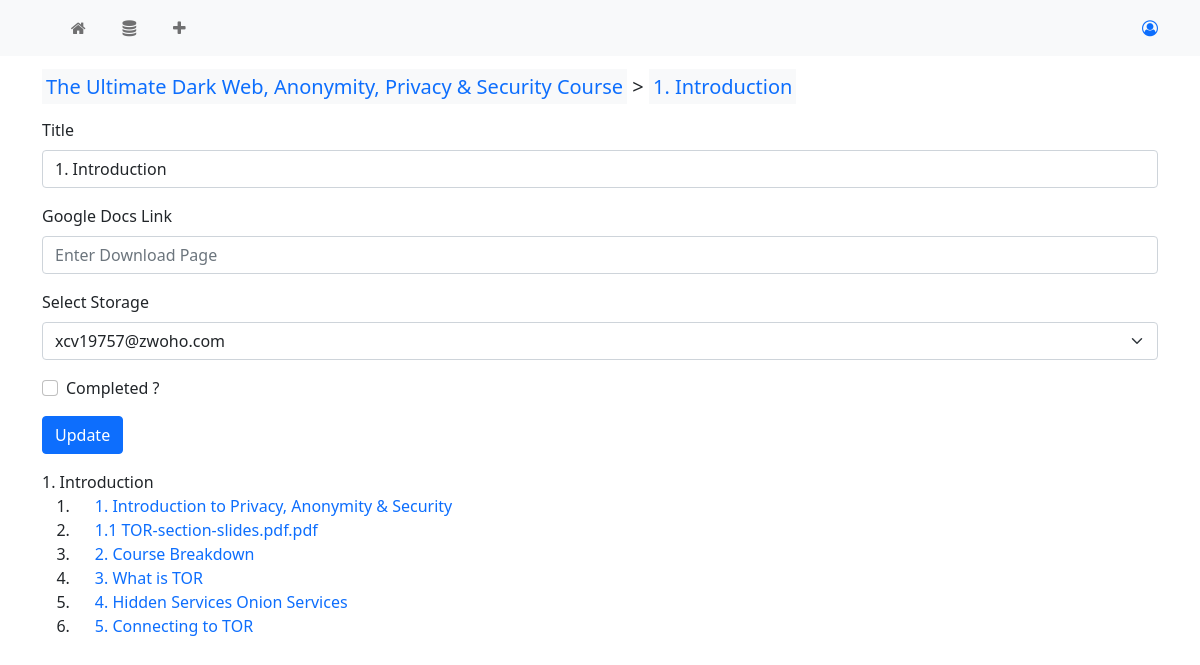
Page /chapter/update/25 on the committed database.
### myapp/models.py (models this page shows, shortened)
class Chapter(models.Model):
    title = models.CharField(max_length=200)
    google_docs_link = models.URLField(null=True, blank=True)
    course = models.ForeignKey(Course, on_delete=models.CASCADE, null=True, blank=True)
    storage = models.ForeignKey(Storage, on_delete=models.CASCADE, null=True, blank=True)
    is_done = models.BooleanField(default=False)

class Course(models.Model):
    title = models.CharField(max_length=200)
    google_docs_link = models.URLField(null=True, blank=True)
    link = models.URLField()
    chapters_videos_json = models.TextField()
    category = models.ForeignKey(Category, on_delete=models.CASCADE, null=True, blank=True)
    is_done = models.BooleanField(default=False)

class Video(models.Model):
    title = models.CharField(max_length=200)
    chapter = models.ForeignKey(Chapter, on_delete=models.CASCADE)
    download_page = models.URLField()
    download_link = models.URLField(null=True, blank=True)
    last_seen = models.DateTimeField(auto_now=True)
    type = models.CharField(max_length=20, null=True, blank=True)
    is_visited = models.BooleanField(default=False)
    is_done = models.BooleanField(default=False)

### myapp/views.py (the view)
# urls.py: path('chapter/update/<int:id>', views.chapter_update, name="chapter-update-page"),
def chapter_update(request, id):
    if request.method == 'POST':
        chapter = get_object_or_404(Chapter, pk=id)
        title = request.POST.get('title')
        email = request.POST.get('storage')
        google_docs_link = request.POST.get('google-docs-link')
        storage = Storage.objects.filter(email=email).first()
        is_done = request.POST.get('is-done')
        print(is_done)
        if storage:
            chapter.storage = storage
        if is_done is None:
            chapter.is_done = False
        if is_done == 'on':
            chapter.is_done = True
        chapter.title = title
        chapter.google_docs_link = google_docs_link
        chapter.save()
        messages.success(request, 'Chapter updated successfully.')
        return redirect(reverse('chapter-update-page', args=[id]))
    else:
        context = {
            'chapter': get_object_or_404(Chapter, pk=id),
            'storages': Storage.objects.all()
        }
        return render(request, 'myapp/chapter_update.html', context=context)

### myapp/templates/myapp/chapter_update.html (shortened to what this page needs)
{% extends 'myapp/base.html' %}
{% block page_content %}
    <p class="lead">
        <a href="{% url 'course-detail-page' chapter.course.id %}" class="bg-light p-1">{{chapter.course.title}}</a>
         >
        <a  href="{% url 'chapter-update-page' chapter.id %}" class="bg-light p-1">{{chapter.title}}</a>
    </p>
    <form action="{% url 'chapter-update-page' chapter.id %}" method="POST" class="mb-3">
        <div class="mb-3">
            <label for="title" class="form-label">Title</label>
            <input type="text" class="form-control" id="title" {% if chapter.title %} value="{{chapter.title}}" {% endif %} name="title" placeholder="Enter Title">
        </div>
        <div class="mb-3">
            <label for="google-docs-link" class="form-label">Google Docs Link</label>
            <input type="text" class="form-control" id="google-docs-link" {% if chapter.google_docs_link %} value="{{chapter.google_docs_link}}" {% endif %} name="google-docs-link" placeholder="Enter Download Page">
        </div>
        <div class="mb-3">
            <label for="storage" class="form-label">Select Storage</label>
            <select class="form-select" name="storage">
                {% for storage in storages %}
                    {% if chapter.storage == storage %}
                        <option value="{{storage.email}}" selected>{{storage.email}}</option>
                    {% else %}
                        <option value="{{storage.email}}">{{storage.email}}</option>
                    {% endif %}
                {% endfor %}
            </select>
        </div>
        <div class="mb-3">
            <div class="form-check">
                <input type="checkbox" name="is-done" id="is-done" {% if chapter.is_done %}checked{% endif %} class="form-check-input">
                <label for="is-done" class="form-check-label">Completed ?</label>
            </div>
        </div>
        <button type="submit" class="btn btn-primary">Update</button>
    </form>
    {{chapter.title}}
    <ol>
        {% for video in chapter.video_set.all %}
            <li><a href="{% url 'video-detail-page' video.id %}">{{video.title}}</a></li>
        {% endfor %}
    </ol>
{% endblock page_content %}

### myapp/templates/myapp/base.html (style rules this page uses)
a { text-decoration: none; }
li { padding-left: 1.3em; }

### rows in the picture
Chapter: course "The Ultimate Dark Web, Anonymity, Privacy & Security Course", title "1. Introduction"
Video: title "1. Introduction to Privacy, Anonymity & Security"
Video: title "1.1 TOR-section-slides.pdf.pdf"
Video: title "2. Course Breakdown"
Video: title "3. What is TOR"
Video: title "4. Hidden Services Onion Services"
Video: title "5. Connecting to TOR"

### other values in the picture
form field storage "xcv19757@zwoho.com"
